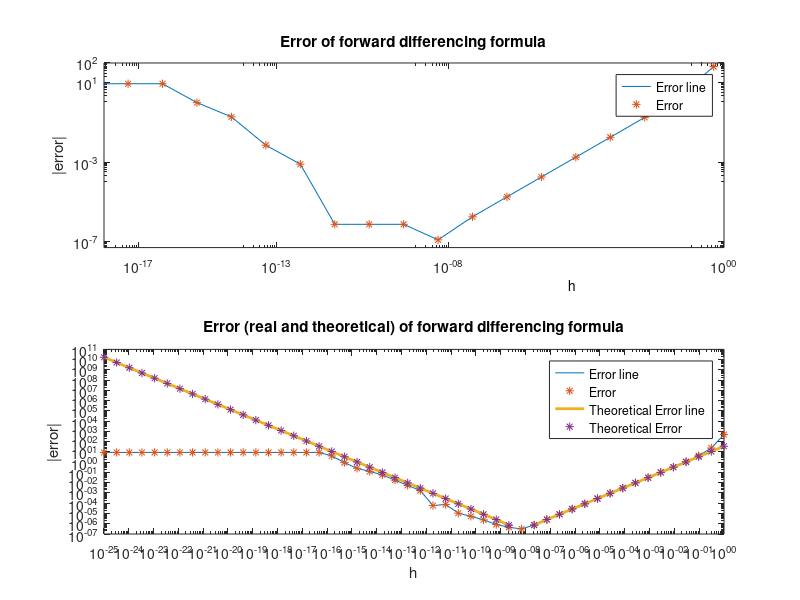

Recreate this plot in MATLAB.
format compact;

%% Question 2 - matlab

clear all
N = 70;
x0 =1;
exact = 9*x0^8;
h = 5*10.^(-(1:N));
df_dx = ((x0+h).^9-x0^9)./h;
Er = abs(df_dx-exact);
subplot(2,1,1)
loglog(h,Er,'-',h,Er,'*');
axis([1e-18 1 5e-8 1e2]);
text(0.75,-0.2,'h','Units','normalized');
ylabel('|error|');
set(gca,'Xtick',[1e-17 1e-13 1e-8 1],'Ytick',[1e-7 1e-3 1e1 1e2]);
title('Error of forward differencing formula'); shg
legend('Error line', 'Error');



%% Error Estimation

% The same calculation with more points
h = logspace(-25,0,50);
df_dx = ((x0+h).^9-x0^9)./h;
Er = abs(df_dx-exact);
subplot(2,1,2)
loglog(h,Er,'-',h,Er,'*');
title('Error (real and theoretical) of forward differencing formula');

% find what is h_opt
[min_e, min_index] = min(Er);
h_opt = h(min_index);
disp(['The h that results the minimum value is h_opt: ', num2str(h_opt)]);
disp(['And the minial Error is: ', num2str(min_e)]);

hold on;

% Show the theoretical Error
Theory_Error = abs(36*((h_opt^2)./h-h));
plot(h,Theory_Error, '-','LineWidth',2);
hold on;
plot(h,Theory_Error, '*');
hold on;
legend('Error line', 'Error','Theoretical Error line','Theoretical Error');
ylabel('|error|');
xlabel('h');
